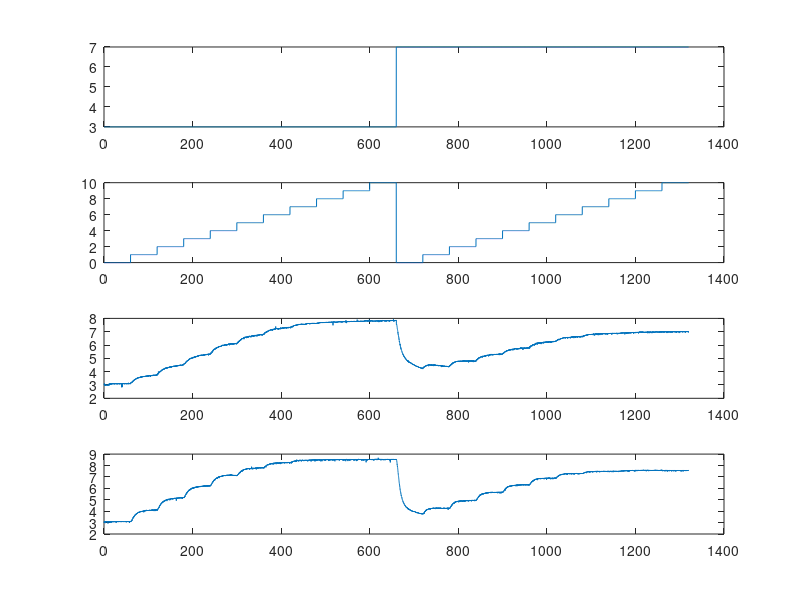

Here is the MATLAB script that generated this plot: (Note: this script raises an error after producing the figure.)
clear all;


load('dataset2.mat')





figure(2)


subplot(4,1,1)

plot(ds2_ventilator(:,1), ds2_ventilator(:,2))

subplot(4,1,2)

plot(ds2_spirala(:,1), ds2_spirala(:,2))

subplot(4,1,3)

plot(ds2_snimac_1(:,1), ds2_snimac_1(:,2))

subplot(4,1,4)

plot(ds2_snimac_2(:,1), ds2_snimac_2(:,2))



writematrix([ds2_ventilator(:,1), ...
             ds2_ventilator(:,2), ...
             ds2_spirala(:,2), ...
             ds2_snimac_1(:,2), ...
             ds2_snimac_2(:,2)], 'dataset2.csv')